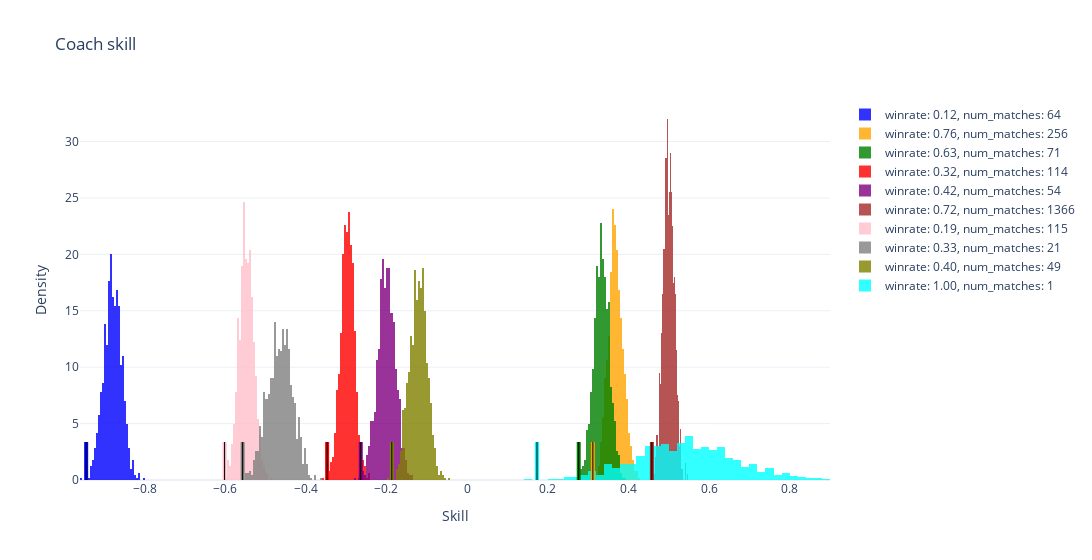

Notebook cell for this chart:
### Markdown cell above
### Distribution and Trueskill samples of coaches

### Code cell
# Get a sample of coaches that played more than 10 matches
mask = data['sorted_num_matches'] > 10
eligible_coaches = np.where(mask)[0]
selected_coaches = np.random.choice(eligible_coaches, 10, replace=False)

fig = go.Figure()
colors = ['blue', 'orange', 'green', 'red', 'purple', 'brown', 'pink', 'gray', 'olive', 'cyan']

# Get a random coach that has only played one match and won
one_game_won_coaches = [i for i, (winrate, num_matches) in enumerate(zip(data['sorted_winrates'], data['sorted_num_matches'])) if winrate == 1.0 and num_matches == 1]
selected_coach = np.random.choice(one_game_won_coaches)
selected_coaches[-1] = selected_coach

for idx, i in enumerate(selected_coaches):
    samples = samples_MultiPlayer["coach_skills"].detach().squeeze()[:,i]
    fig.add_trace(go.Histogram(x=samples, name=f"winrate: {data['sorted_winrates'][i]:.2f}, num_matches: {int(data['sorted_num_matches'][i])}",
                               histnorm='probability density', marker_color=colors[idx],opacity=0.8))

    # Calculate mean and standard deviation
    mean = samples.mean().item()
    std_dev = samples.std().item()

    # Add vertical lines for 3 standard deviations from the mean
    fig.add_shape(go.layout.Shape(type="line", x0=mean-3*std_dev, x1=mean-3*std_dev, y0=0, y1=0.1, yref='paper', line=dict(color=colors[idx], width=4)))

    # Add a black line over the colored line
    fig.add_shape(go.layout.Shape(type="line", x0=mean-3*std_dev, x1=mean-3*std_dev, y0=0, y1=0.1, yref='paper', line=dict(color='black', width=1)))

fig.update_layout(barmode='overlay', xaxis_title="Skill", yaxis_title="Density", title="Coach skill", width=1200)
fig.show()

### Figure 1 — Plotly figure (JSON) as saved in the notebook; plotly's stock layout.template omitted (floating-point values rounded to 4 significant figures; data arrays with more than 128 entries replaced by an {"elided": "..."} marker saying what was removed)
{"data": [{"histnorm": "probability density", "marker": {"color": "blue"}, "name": "winrate: 0.12, num_matches: 64", "opacity": 0.8, "type": "histogram", "x": {"elided": "1000 float values"}}, {"histnorm": "probability density", "marker": {"color": "orange"}, "name": "winrate: 0.76, num_matches: 256", "opacity": 0.8, "type": "histogram", "x": {"elided": "1000 float values"}}, {"histnorm": "probability density", "marker": {"color": "green"}, "name": "winrate: 0.63, num_matches: 71", "opacity": 0.8, "type": "histogram", "x": {"elided": "1000 float values"}}, {"histnorm": "probability density", "marker": {"color": "red"}, "name": "winrate: 0.32, num_matches: 114", "opacity": 0.8, "type": "histogram", "x": {"elided": "1000 float values"}}, {"histnorm": "probability density", "marker": {"color": "purple"}, "name": "winrate: 0.42, num_matches: 54", "opacity": 0.8, "type": "histogram", "x": {"elided": "1000 float values"}}, {"histnorm": "probability density", "marker": {"color": "brown"}, "name": "winrate: 0.72, num_matches: 1366", "opacity": 0.8, "type": "histogram", "x": {"elided": "1000 float values"}}, {"histnorm": "probability density", "marker": {"color": "pink"}, "name": "winrate: 0.19, num_matches: 115", "opacity": 0.8, "type": "histogram", "x": {"elided": "1000 float values"}}, {"histnorm": "probability density", "marker": {"color": "gray"}, "name": "winrate: 0.33, num_matches: 21", "opacity": 0.8, "type": "histogram", "x": {"elided": "1000 float values"}}, {"histnorm": "probability density", "marker": {"color": "olive"}, "name": "winrate: 0.40, num_matches: 49", "opacity": 0.8, "type": "histogram", "x": {"elided": "1000 float values"}}, {"histnorm": "probability density", "marker": {"color": "cyan"}, "name": "winrate: 1.00, num_matches: 1", "opacity": 0.8, "type": "histogram", "x": {"elided": "1000 float values"}}], "layout": {"barmode": "overlay", "shapes": [{"line": {"color": "blue", "width": 4}, "type": "line", "x0": -0.9447, "x1": -0.9447, "y0": 0, "y1": 0.1, "yref": "paper"}, {"line": {"color": "black", "width": 1}, "type": "line", "x0": -0.9447, "x1": -0.9447, "y0": 0, "y1": 0.1, "yref": "paper"}, {"line": {"color": "orange", "width": 4}, "type": "line", "x0": 0.3119, "x1": 0.3119, "y0": 0, "y1": 0.1, "yref": "paper"}, {"line": {"color": "black", "width": 1}, "type": "line", "x0": 0.3119, "x1": 0.3119, "y0": 0, "y1": 0.1, "yref": "paper"}, {"line": {"color": "green", "width": 4}, "type": "line", "x0": 0.2768, "x1": 0.2768, "y0": 0, "y1": 0.1, "yref": "paper"}, {"line": {"color": "black", "width": 1}, "type": "line", "x0": 0.2768, "x1": 0.2768, "y0": 0, "y1": 0.1, "yref": "paper"}, {"line": {"color": "red", "width": 4}, "type": "line", "x0": -0.3471, "x1": -0.3471, "y0": 0, "y1": 0.1, "yref": "paper"}, {"line": {"color": "black", "width": 1}, "type": "line", "x0": -0.3471, "x1": -0.3471, "y0": 0, "y1": 0.1, "yref": "paper"}, {"line": {"color": "purple", "width": 4}, "type": "line", "x0": -0.2638, "x1": -0.2638, "y0": 0, "y1": 0.1, "yref": "paper"}, {"line": {"color": "black", "width": 1}, "type": "line", "x0": -0.2638, "x1": -0.2638, "y0": 0, "y1": 0.1, "yref": "paper"}, {"line": {"color": "brown", "width": 4}, "type": "line", "x0": 0.4583, "x1": 0.4583, "y0": 0, "y1": 0.1, "yref": "paper"}, {"line": {"color": "black", "width": 1}, "type": "line", "x0": 0.4583, "x1": 0.4583, "y0": 0, "y1": 0.1, "yref": "paper"}, {"line": {"color": "pink", "width": 4}, "type": "line", "x0": -0.6014, "x1": -0.6014, "y0": 0, "y1": 0.1, "yref": "paper"}, {"line": {"color": "black", "width": 1}, "type": "line", "x0": -0.6014, "x1": -0.6014, "y0": 0, "y1": 0.1, "yref": "paper"}, {"line": {"color": "gray", "width": 4}, "type": "line", "x0": -0.5566, "x1": -0.5566, "y0": 0, "y1": 0.1, "yref": "paper"}, {"line": {"color": "black", "width": 1}, "type": "line", "x0": -0.5566, "x1": -0.5566, "y0": 0, "y1": 0.1, "yref": "paper"}, {"line": {"color": "olive", "width": 4}, "type": "line", "x0": -0.1867, "x1": -0.1867, "y0": 0, "y1": 0.1, "yref": "paper"}, {"line": {"color": "black", "width": 1}, "type": "line", "x0": -0.1867, "x1": -0.1867, "y0": 0, "y1": 0.1, "yref": "paper"}, {"line": {"color": "cyan", "width": 4}, "type": "line", "x0": 0.1734, "x1": 0.1734, "y0": 0, "y1": 0.1, "yref": "paper"}, {"line": {"color": "black", "width": 1}, "type": "line", "x0": 0.1734, "x1": 0.1734, "y0": 0, "y1": 0.1, "yref": "paper"}], "title": {"text": "Coach skill"}, "width": 1200, "xaxis": {"title": {"text": "Skill"}}, "yaxis": {"title": {"text": "Density"}}}}
